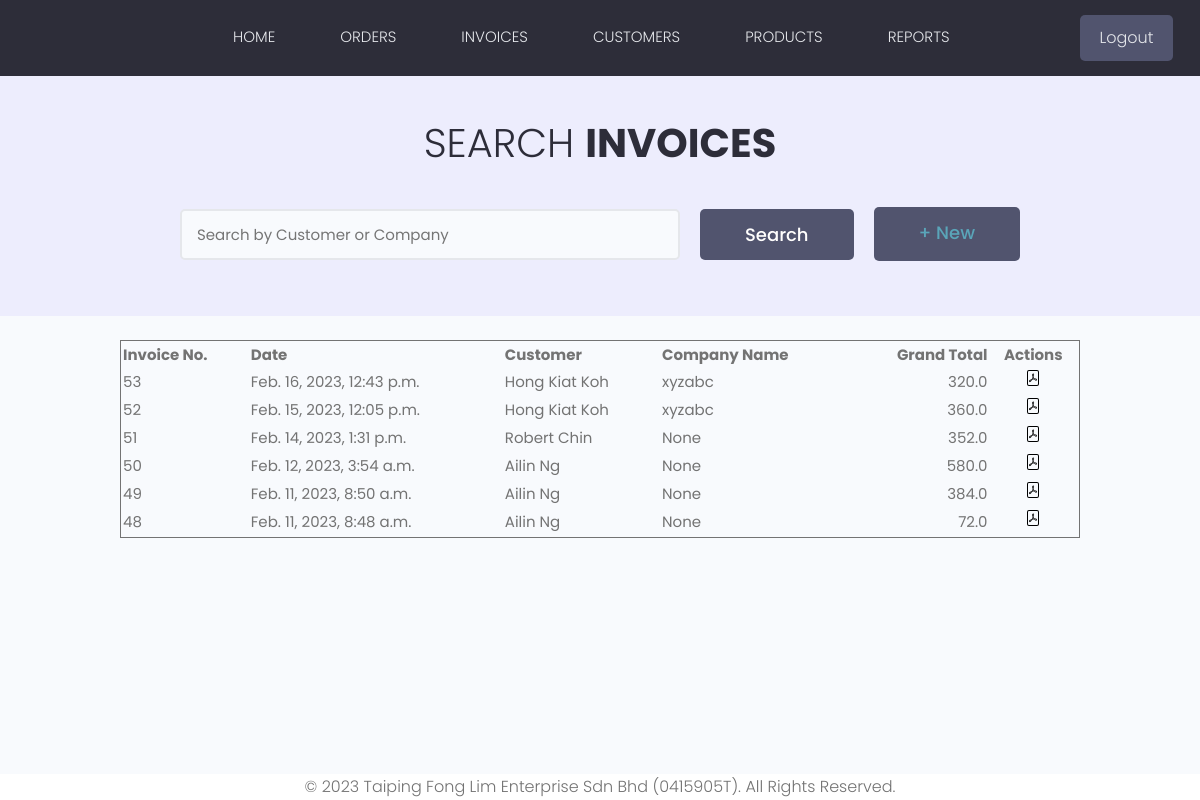
The page /invoices/ (signed in) on the database as committed earlier.
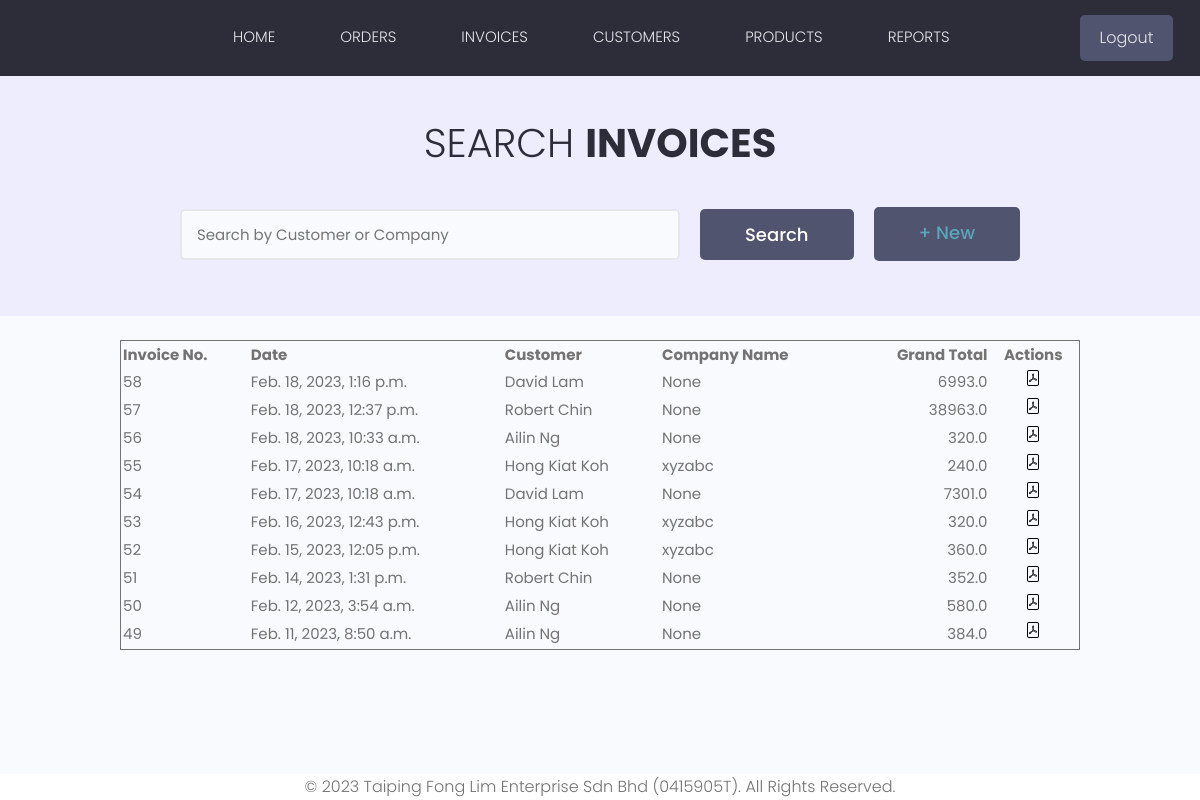
The same page on the database as committed later.
### products/models.py (models this page shows, shortened)
class Invoice(models.Model):
    customer = models.ForeignKey(Customer, on_delete=models.PROTECT, null=True)
    user = models.ForeignKey(User, on_delete=models.PROTECT, null=True)
    timeGenerated = models.DateTimeField(auto_now_add=True)
    grandTotal = models.FloatField(null=True)
    summary = models.CharField(max_length=500, null=True)
    class Meta:
        ordering = ['-id']

class Customer(models.Model):
    STATES = (
        ('Johor', 'Johor'),
        ('Kedah', 'Kedah'),
        ('Kelantan', 'Kelantan'),
        ('Malacca', 'Malacca'),
        ('Negeri Sembilan', 'Negeri Sembilan'),
        ('Pahang', 'Pahang'),
        ('Penang', 'Penang'),
        ('Perak', 'Perak'),
        ('Perlis', 'Perlis'),
        ('Sabah', 'Sabah'),
        ('Sarawak', 'Sarawak'),
        ('Selangor', 'Selangor'),
        ('Terengganu', 'Terengganu'),
        )
    firstname = models.CharField(max_length=50, null=True)
    lastname = models.CharField(max_length=50, null=True)
    address = models.CharField(max_length=200, null=True, default='N/A')
    phone_regex = RegexValidator(regex=r'^\d{3}\d{3}\d{4}$')
    phone = models.CharField(null=True, max_length=30, validators=[phone_regex])
    email = models.EmailField(null=True, validators=[validators.EmailValidator()])
    companyName = models.CharField(max_length=100, null=True, default='N/A')
    companyPhone = models.IntegerField(null=True)
    companyAddress = models.CharField(max_length=200, null=True, default='N/A')
    city = models.CharField(max_length=20, null=True, default='N/A')
    state = models.CharField(max_length=15, choices=STATES, null=True)
    postcode = models.IntegerField(null=True)
    tier = models.ForeignKey(Tier, on_delete=models.PROTECT)
    def __str__(self):
        return f"{self.firstname} {self.lastname}"

### products/views.py (the view)
# urls.py: path("invoices/", views.invoices, name="invoices"),
@login_required(login_url='login')
def invoices(request):
    invoices, search_query = searchItems(request, 'search_invoice')
    custom_range, invoices = paginateItems(request, invoices)
    context = {'invoices': invoices, 'search_query': search_query, 'custom_range': custom_range}
    return render(request, 'invoices.html', context)

### products/utilities.py (called while the page is built, shortened)
def searchItems(request, search_type):
    search_query = ''
    if request.GET.get('search_query'):
        search_query = request.GET.get('search_query')
    if search_type == 'search_order':
        orders = Order.objects.distinct().filter(
            Q(customer__firstname__icontains=search_query) |
            Q(product__productName__icontains=search_query)
        )
        return orders, search_query
    elif search_type == 'search_product':
        products = Product.objects.distinct().filter(
            Q(productName__icontains=search_query)
        )
        return products, search_query
    elif search_type == 'search_invoice':
        invoices = Invoice.objects.distinct().filter(
            Q(customer__firstname__icontains=search_query) |
            Q(customer__companyName__icontains=search_query)
        )
        return invoices, search_query

### templates/invoices.html (shortened to what this page needs)
{% extends 'main.html' %}
{% load static %}
{% block content %}
<main class="projects">
  <section class="hero-section text-center">
    <div class="container container--narrow">
      <div class="hero-section__box">
        <h2>Search <span>Invoices</span></h2>
      </div>
      <div class="hero-section__search">
        <form id='searchForm' class="form" action="{% url 'invoices' %}" method="get">
          <div class="form__field">
            <input class="input input--text" id="formInput#search" type="text" name="search_query"
              value="{{ search_query }}"
                   placeholder="Search by Customer or Company" />
          </div>
          <input class="btn btn--sub btn--lg" type="submit" value="Search" /><h1 class="btn btn--sub btn--lg" type="button" value="ADD INVOICES"><a href="{% url 'generateInvoices' %}">+ New</a></h1>
        </form>
      </div>
    </div>
  </section>
    <br>
<table class="table">
  <thead>
    <tr class="align-left">
      <th>Invoice No.</th>
      <th>Date</th>
      <th>Customer</th>
      <th>Company Name</th>
      <th class="align-numeric">Grand Total</th>
      <th class="align-center">Actions</th>
    </tr>
  </thead>
  <tbody>
    {% for invoice in invoices %}
                <tr class="align-left">
                    <td>{{ invoice.id }}</td>
                    <td>{{ invoice.timeGenerated }}</td>
                    <td>{{ invoice.customer }}</td>
                    <td>{{ invoice.customer.companyName }}</td>
                    <td class="align-numeric">{{ invoice.grandTotal }}</td>
                    <td class="align-center"><a href="{% url 'pdf_view' invoice.pk %}"><img src="{% static 'images/pdf-icon.svg' %}" ></a></td>
                </tr>
            {% endfor %}
  </tbody>
</table>
</main>
{% endblock %}

Rows that differ between the two databases and show on the page:
no longer on this page (row unchanged): Invoice: id "48", timeGenerated "Feb. 11, 2023, 8:48 a.m.", customer "Ailin Ng", customer.companyName "None", grandTotal "72.0"
added Invoice: id "58", timeGenerated "Feb. 18, 2023, 1:16 p.m.", customer "David Lam", customer.companyName "None", grandTotal "6993.0"
added Invoice: id "57", timeGenerated "Feb. 18, 2023, 12:37 p.m.", customer "Robert Chin", customer.companyName "None", grandTotal "38963.0"
added Invoice: id "56", timeGenerated "Feb. 18, 2023, 10:33 a.m.", customer "Ailin Ng", customer.companyName "None", grandTotal "320.0"
added Invoice: id "55", timeGenerated "Feb. 17, 2023, 10:18 a.m.", customer "Hong Kiat Koh", customer.companyName "xyzabc", grandTotal "240.0"
added Invoice: id "54", timeGenerated "Feb. 17, 2023, 10:18 a.m.", customer "David Lam", customer.companyName "None", grandTotal "7301.0"
